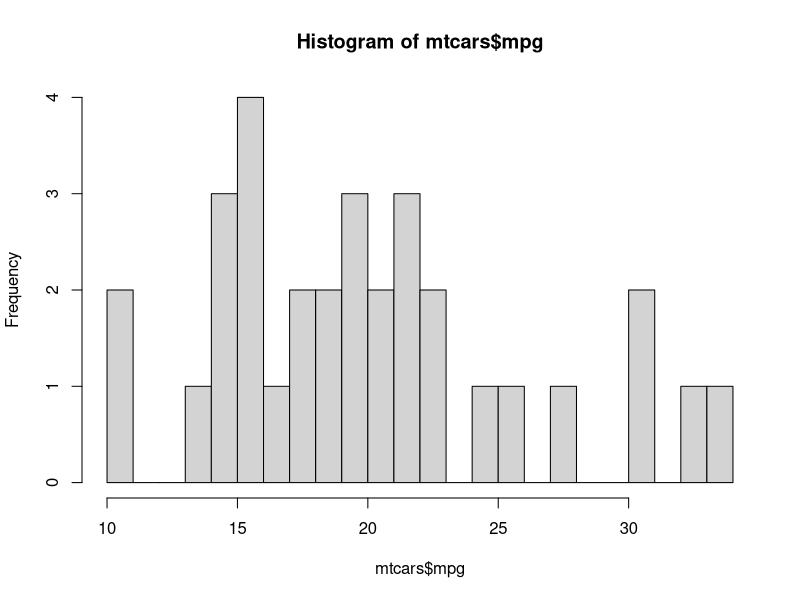
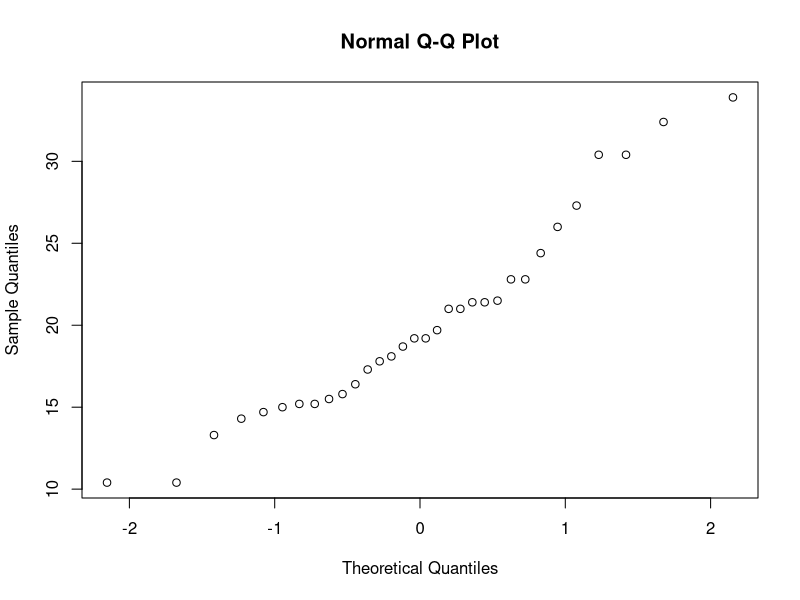
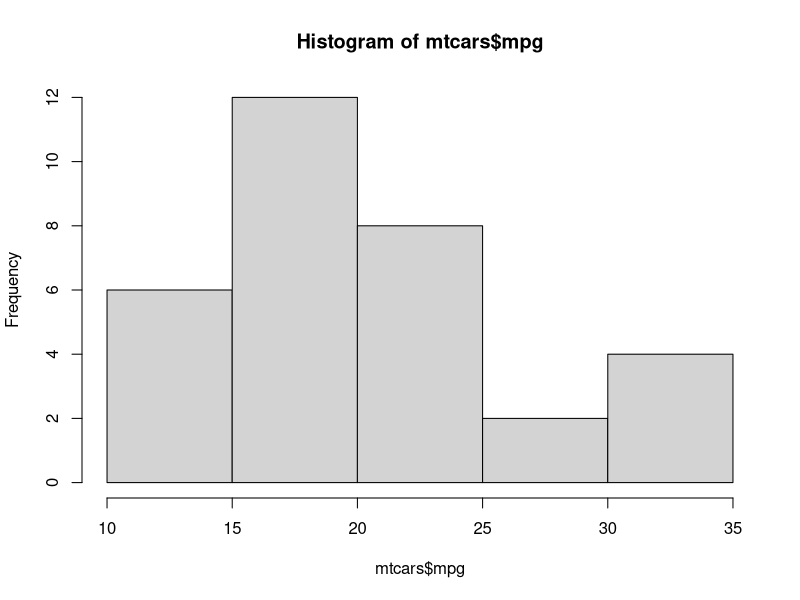
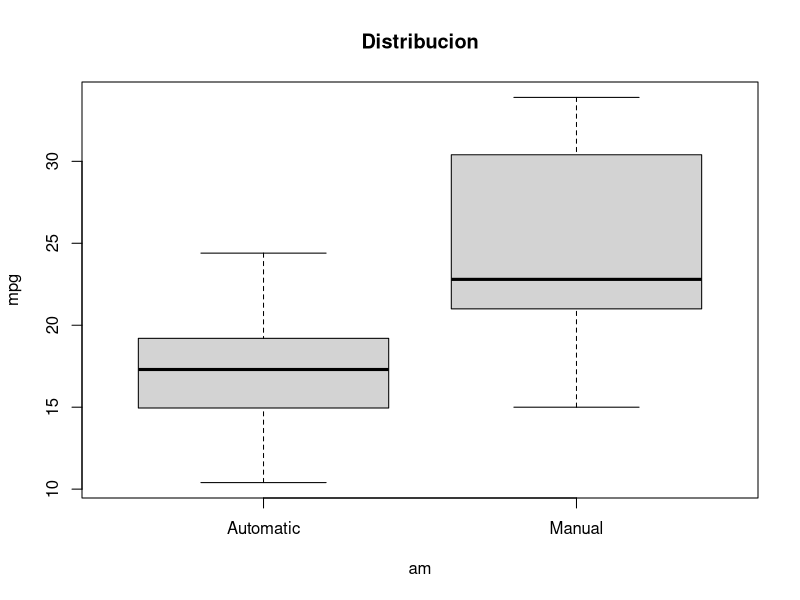
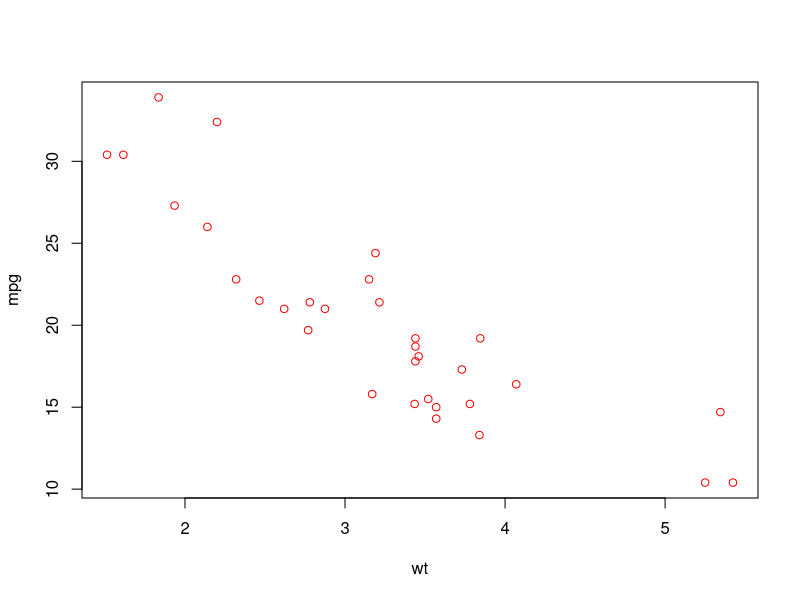
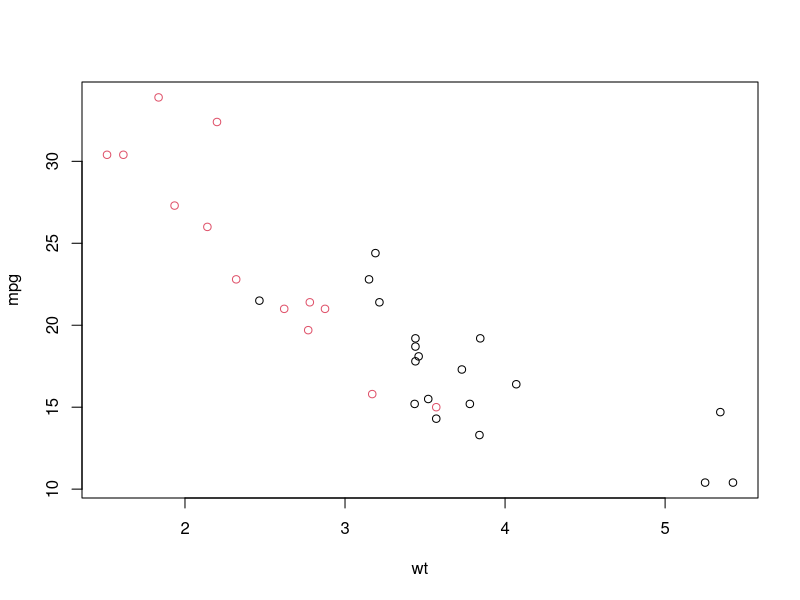
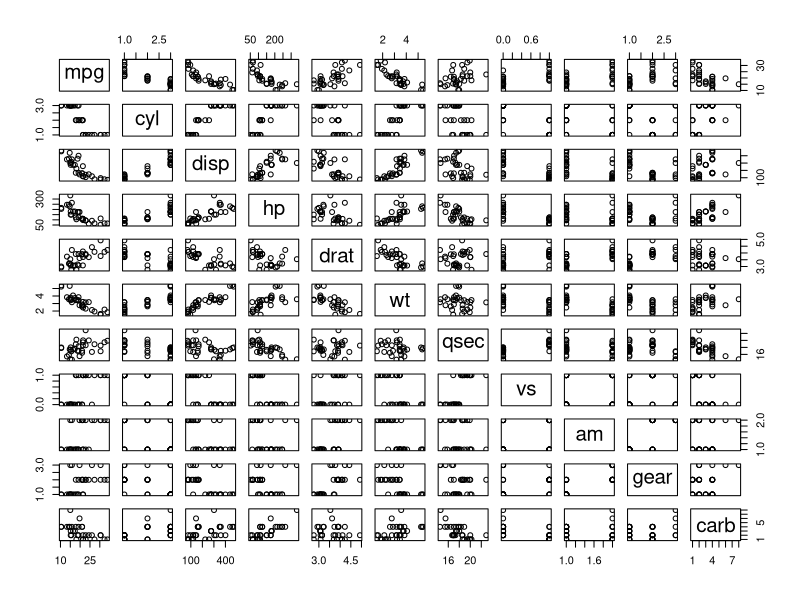
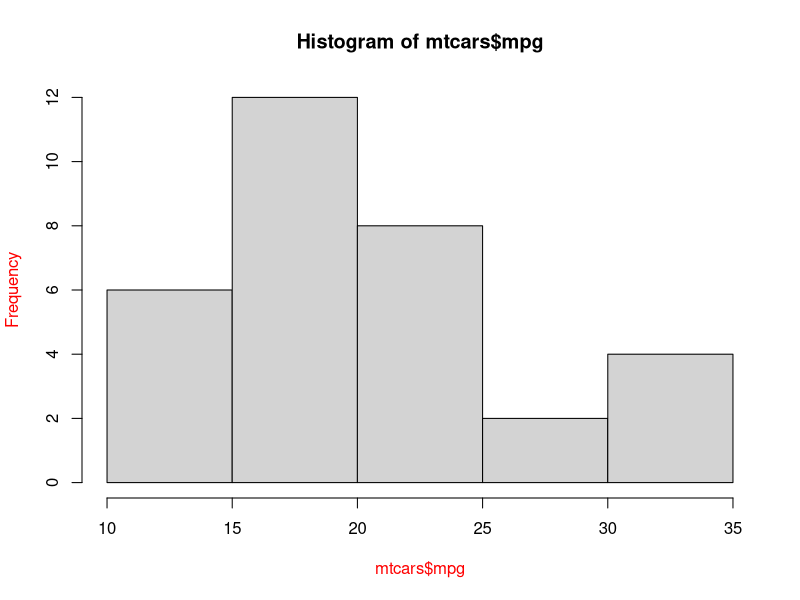

Reproduce these figures in R, in order.
## ---- chunk 1
knitr::opts_chunk$set(echo = TRUE)
## ---- chunk 2
library(datasets)
data("mtcars")
## ---- chunk 3
str(mtcars)
## ---- chunk 4
class(mtcars)
## ---- chunk 5
head(mtcars)
## ---- chunk 6
mtcars$gear <- factor(mtcars$gear,levels=c(3,4,5), labels=c("3gears","4gears","5gears")) 
mtcars$am <- factor(mtcars$am,levels=c(0,1), labels=c("Automatic","Manual")) 
mtcars$cyl <- factor(mtcars$cyl,levels=c(4,6,8), labels=c("4cyl","6cyl","8cyl")) 

## ---- chunk 7
head(mtcars)
## ---- chunk 8
summary(mtcars)
## ---- chunk 9
na_count <-sapply(mtcars, function(y) sum(length(which(is.na(y)))))
na_count <- data.frame(na_count)
na_count$name<-rownames(na_count)
na_count

## ---- chunk 10
hist(mtcars$mpg, breaks = 20)
## ---- chunk 11
qqnorm(mtcars$mpg)
## ---- chunk 12
hist(mtcars$mpg)

## ---- chunk 13
boxplot(mpg ~ am, data = mtcars, main = "Distribucion")
## ---- chunk 14
plot(mpg ~ wt, data = mtcars, col = "red")
## ---- chunk 15
plot(mpg ~ wt, data = mtcars, col = am)

## ---- chunk 16
pairs(mtcars)
## ---- chunk 17
par()              # muestra la configuración actual
opar <- par()      # hacer una copia de la configuración actual 
par(col.lab="red") # indicar el color rojo para las etiquetas de x e y 
hist(mtcars$mpg)   # crear un gráfico con la nueva configuración general 
par(opar)          # restaurar la configuración original
## ---- chunk 18
require(datasets)
x <- stats::rnorm(50)
opar <- par(bg = "white")
## ---- chunk 19
plot(mpg ~ wt, data = mtcars, col = am)
abline(h = 20, col = rgb(1, 0, 1, alpha = 0.90))
abline(v = 2, col = rgb(0, 0, 1, alpha = 0.90), lwd = 5)
abline(v = 4, col = rgb(0, 0, 1, alpha = 0.90), lty = "dotted")
abline(a = 25, b = -2, col = rgb(0, 1, 0, alpha = 0.90))

## ---- chunk 20
hist(mtcars$mpg)  
abline(h = 10, col = gray(.90))
abline(h = 2, col = rgb(1, 0, 0, alpha = 0.90))
## ---- chunk 21
hist(mtcars$mpg)  
lines(x, col = "green4", lty = "dotted")
lines(x + 5, col = "red")
## ---- chunk 22
hist(mtcars$mpg)  
points(x, bg = "limegreen", pch = 21)
## ---- chunk 23
plot(mpg ~ wt, data = mtcars, col = am)
title(main = "Título principal",
      sub = "Subtítulo",
      col.main = "blue", 
      col.sub = "red",
      cex.main = 2.2, 
      cex.sub = 1.0,
      font.main = 4, 
      font.sub = 3)

## ---- chunk 24
par(bg = "gray")
plot(mpg ~ wt, data = mtcars, col = am)

## ---- chunk 25
pie(rep(1,24), col = rainbow(24), radius = 0.9) # repite 24 veces el primer vector o valor.
title(main = "Ejemplo de Rueda de Color", cex.main = 1.4, font.main = 3)
## ---- chunk 26
pie.sales <- c(0.10, 0.30, 0.20, 0.15, 0.05, 0.20)
names(pie.sales) <- c("Limpieza", "Electrónica", "Perecederos", "No Perecederos", "Perfumería", "Otros")
## ---- chunk 27
pie(pie.sales, col = c("purple","violetred1","green3","cornsilk","cyan","white"))
title(main = "Ventas Totales del Mes", cex.main = 1.8, font.main = 1)
## ---- chunk 28
boxplot(mtcars$wt ~ mtcars$am, data = mtcars, col="lavender")
title(main="Boxplots de wt según tipo de transmisión", xlab="Tipo de Transmisión", font.main=4, font.lab=1)

## ---- chunk 29
par(bg="white")
n <- 100
x1 <- seq(0, n)
y1 <- 30 * x1 + 2
y2 <- x1 ^ 2 + 2
xx <- c(0:n, n:0)
yy <- c(y1, rev(y2))
plot(xx, yy, type="n", xlab="X", ylab="Distancia")
polygon(xx, yy, col="gray")
title("Distancia entre f1 (lineal) y f2 (cuadrática)")

## ---- chunk 30
x <- c(0.00, 0.40, 0.86, 0.85, 0.69, 0.48, 0.54, 1.09, 1.11, 1.73, 2.05, 2.02)
par(bg="lightgray")
plot(x, type="n", axes=FALSE, ann=FALSE)
usr <- par("usr")
rect(usr[1], usr[3], usr[2], usr[4], col="cornsilk", border="black")
lines(x, col="blue")
points(x, pch=21, bg="lightcyan", cex=1.25)
axis(2, col.axis="blue", las=1)
axis(1, at=1:12, lab=month.abb, col.axis="blue")
box()
title(main= "The Level of Interest in R", font.main=4, col.main="red")
title(xlab= "1996", col.lab="red")


## ---- chunk 31
par(bg="cornsilk")
x <- rnorm(1000)
hist(x, xlim=range(-4, 4, x), breaks = 30, col="lavender", main = "")
title(main="1000 Observaciones de una Variable Aleatoria Simulada", font.main=3)

## ---- chunk 32
pairs(iris[1:4], main="Edgar Anderson's Iris Data", font.main=4, pch=19)
## ---- chunk 33
pairs(iris[1:4], main="Edgar Anderson's Iris Data", pch=21, bg = c("red", "green3", "blue")[unclass(iris$Species)])

## ---- chunk 34
x <- 10*1:nrow(volcano)
y <- 10*1:ncol(volcano)

lev <- pretty(range(volcano), 10)
par(bg = "lightcyan")

pin <- par("pin")

xdelta <- diff(range(x))

ydelta <- diff(range(y))
xscale <- pin[1]/xdelta
yscale <- pin[2]/ydelta
scale <- min(xscale, yscale)

xadd <- 0.5*(pin[1]/scale - xdelta)
yadd <- 0.5*(pin[2]/scale - ydelta)
plot(numeric(0), numeric(0), xlim = range(x)+c(-1,1)*xadd, ylim = range(y)+c(-1,1)*yadd, type = "n", ann = FALSE)

usr <- par("usr")
rect(usr[1], usr[3], usr[2], usr[4], col="green3")
contour(x, y, volcano, levels = lev, col="yellow", lty="solid", add=TRUE)
box()
title("A Topographic Map of Maunga Whau", font= 4)
title(xlab = "Meters North", ylab = "Meters West", font= 3)
mtext("10 Meter Contour Spacing", side=3, line=0.35, outer=FALSE, at = mean(par("usr")[1:2]), cex=0.7, font=3)


## ---- chunk 35
M <- matrix(sample(1:30, 5*7, replace = TRUE), nrow = 5, ncol=7)
heatmap(M, Rowv = NA, Colv = NA)
## ---- chunk 36
par(bg="white")
coplot(mpg ~ wt | am, data = mtcars, pch = 21, bg = "green3")
## ---- chunk 37
coplot(mpg ~ wt | am * cyl, data = mtcars, pch = 21, bg = "green3")
## ---- chunk 38

## ---- chunk 39
#install.packages("ggplot2")
library(ggplot2)
## ---- chunk 40
# Gráfico de kernels de densidad para mpg
# agrupados por el número de marchas "gears" (indicadas por color)
qplot(mpg, data=mtcars, geom="density", fill=gear, alpha=I(.5), 
   main="Distribution of Gas Milage", xlab="Millas por Galon", 
   ylab="Densidad")

## ---- chunk 41
# Dispersión de mpg vs weight, separada por número de cilindros
qplot(wt, mpg, data=mtcars, geom="point", 
   color=cyl, 
   main="Dispersion de MPG respecto a Weight", 
   xlab="Weight", ylab="Miles per Gallon (MPG)")
## ---- chunk 42
# Regresión de mpg respecto a weight 
qplot(wt, mpg, data=mtcars, geom="smooth", 
   method="lm", formula=y~x, 
   main="Regresion de mpg respecto a weight ", 
   xlab="Weight", ylab="Miles per Gallon")
## ---- chunk 43
# Regresiones de mpg respecto a weight separadas por número de cilindros
qplot(wt, mpg, data=mtcars, geom="smooth", 
   method="lm", formula=y~x, color=cyl, 
   main="Regresiones de MPG vs Weight", 
   xlab="Weight", ylab="Miles per Gallon")
## ---- chunk 44
qplot(wt, mpg, data=mtcars, geom=c("point", "smooth"), 
   method="lm", formula=y~x, color=cyl, 
   main="Regresion de MPG vs Weight", 
   xlab="Weight", ylab="Miles per Gallon")

## ---- chunk 45
qplot(gear, mpg, data=mtcars, geom=c("jitter"), 
   fill=gear, main="MPG por marchas (Gear)",
   xlab="", ylab="Miles per Gallon")


## ---- chunk 46
qplot(gear, mpg, data=mtcars, geom=c("jitter"), 
   fill=gear, main="MPG por marchas (Gear)",
   xlab="", ylab="Miles per Gallon")


## ---- chunk 47
qplot(gear, mpg, data=mtcars, geom=c("boxplot", "jitter"), 
   fill=gear, main="MPG por marchas (Gear)",
   xlab="", ylab="Miles per Gallon")

## ---- chunk 48
qplot(hp, mpg, data=mtcars, shape=am, color=am, 
   size=I(3),
   xlab="Horsepower", ylab="Miles per Gallon")

## ---- chunk 49
qplot(hp, mpg, data=mtcars, shape=am, color=am, 
   facets=gear~cyl, size=I(3),
   xlab="Horsepower", ylab="Miles per Gallon")

## ---- chunk 50
p <- qplot(hp, mpg, data=mtcars, shape=am, color=am, 
   facets=gear~cyl, main="Scatterplots de MPG vs Horsepower",
   xlab="Horsepower", ylab="Miles per Gallon")

## ---- chunk 51
p
## ---- chunk 52
p <- qplot(hp, mpg, data=mtcars, shape=am, color=am, 
   facets=gear~cyl, main="Scatterplots de MPG vs Horsepower",
   xlab="Horsepower", ylab="Miles per Gallon")

# Fondo blanco y lineas negras en la grilla.
p + theme_bw()

## ---- chunk 53
# Cambios en la letra y ubicación de la etiqueta
p + theme(axis.title=element_text(face="bold.italic", 
   size="12", color="brown"), legend.position="top")

## ---- chunk 54
p <- qplot(hp, mpg, data=mtcars, shape=am, color=am, 
   facets=gear~cyl, main="Scatterplots de MPG vs Horsepower",
   xlab="Horsepower", ylab="Miles per Gallon")

# Fondo blanco y lineas negras en la grilla.
p + theme_bw()

# Cambios en la letra y ubicación de la etiqueta
p + theme(axis.title=element_text(face="bold.italic", 
   size="12", color="brown"), legend.position="top")

## ---- chunk 55
p <- ggplot(mtcars, aes(wt, mpg))
p + geom_point()
## ---- chunk 56
p + geom_point(aes(colour = factor(cyl)))
## ---- chunk 57
p + geom_point(aes(shape = factor(cyl)))
## ---- chunk 58
p + geom_point(aes(size = qsec))
## ---- chunk 59
ggplot(mtcars, aes(wt, mpg)) + geom_point(colour = "red", size = 3)
## ---- chunk 60
ggplot(mtcars, aes(wt, mpg)) +
  geom_point(shape = 21, colour = "black", fill = "white", size = 5, stroke = 5)
## ---- chunk 61
p <- ggplot(mtcars, aes(mpg, wt, shape = factor(cyl)))
p + geom_point(aes(colour = factor(cyl)), size = 4) +
  geom_point(colour = "grey90", size = 1.5)
## ---- chunk 62
p + geom_point(colour = "black", size = 4.5, show.legend = TRUE) +
  geom_point(colour = "pink", size = 4, show.legend = TRUE) +
  geom_point(aes(shape = factor(cyl)))
## ---- chunk 63
d <- ggplot(mtcars, aes(gear, cyl)) 
d + geom_bin2d()

## ---- chunk 64
d <- ggplot(mtcars, aes(gear, mpg)) 
d + geom_bin2d()

## ---- chunk 65
d <- ggplot(mtcars, aes(mpg, wt)) 
d + geom_bin2d(bins = c(5,5))
## ---- chunk 66
g <- ggplot(mtcars, aes(cyl))
g + geom_bar()

## ---- chunk 67
g + geom_bar(aes(fill = am))

## ---- chunk 68
g + geom_bar(aes(fill = am), position = position_stack(reverse = TRUE)) +
 coord_flip() +
 theme(legend.position = "top")

## ---- chunk 69
library(dplyr)
cars <- mtcars %>%
select(cyl, mpg, hp, qsec) %>%
group_by(cyl) %>%
summarise(mpg = mean(mpg), hp = mean(hp), qsec = mean(qsec), instances = n())
cars
## ---- chunk 70
p <- ggplot(mtcars, aes(mpg, wt))
p <- p + geom_point(aes(color = am, shape = am))
p <- p + facet_grid(cyl~.)
p
